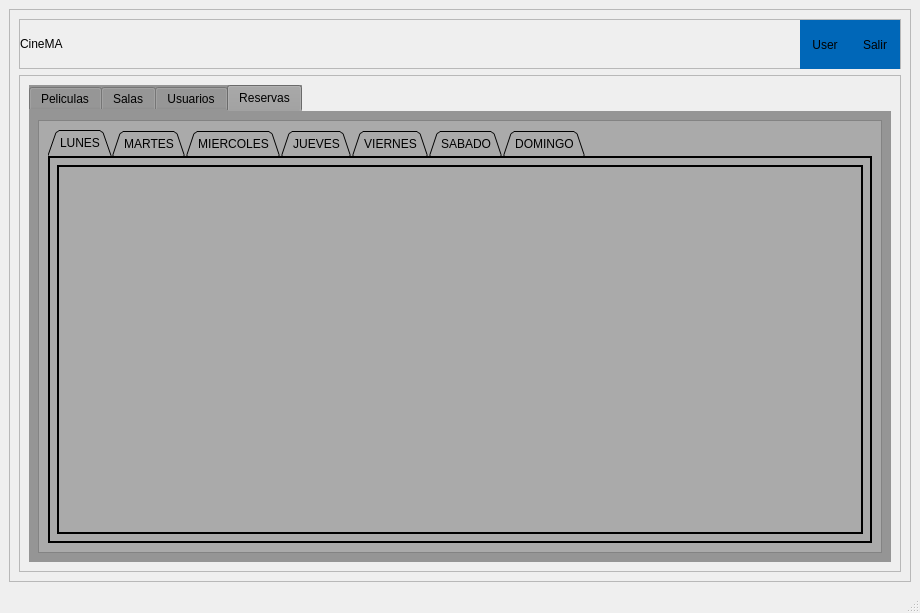
<?xml version="1.0" encoding="UTF-8"?>
<ui version="4.0">
 <class>AdminWindow</class>
 <widget class="QMainWindow" name="AdminWindow">
  <property name="geometry">
   <rect>
    <x>0</x>
    <y>0</y>
    <width>920</width>
    <height>613</height>
   </rect>
  </property>
  <property name="windowTitle">
   <string>Menu</string>
  </property>
  <property name="styleSheet">
   <string notr="true"/>
  </property>
  <widget class="QWidget" name="centralwidget">
   <layout class="QVBoxLayout" name="verticalLayout_3">
    <item>
     <widget class="QFrame" name="frame_6">
      <property name="styleSheet">
       <string notr="true">
border-image: url(:/img/img/fondo2.webp);</string>
      </property>
      <property name="frameShape">
       <enum>QFrame::StyledPanel</enum>
      </property>
      <property name="frameShadow">
       <enum>QFrame::Raised</enum>
      </property>
      <layout class="QVBoxLayout" name="verticalLayout">
       <item>
        <widget class="QFrame" name="frame">
         <property name="minimumSize">
          <size>
           <width>0</width>
           <height>50</height>
          </size>
         </property>
         <property name="maximumSize">
          <size>
           <width>16777215</width>
           <height>50</height>
          </size>
         </property>
         <property name="styleSheet">
          <string notr="true">border-image: url(:/img/img/transparente.png);
</string>
         </property>
         <property name="frameShape">
          <enum>QFrame::StyledPanel</enum>
         </property>
         <property name="frameShadow">
          <enum>QFrame::Raised</enum>
         </property>
         <layout class="QHBoxLayout" name="horizontalLayout_2">
          <property name="spacing">
           <number>0</number>
          </property>
          <property name="leftMargin">
           <number>0</number>
          </property>
          <property name="topMargin">
           <number>0</number>
          </property>
          <property name="rightMargin">
           <number>0</number>
          </property>
          <property name="bottomMargin">
           <number>0</number>
          </property>
          <item>
           <layout class="QHBoxLayout" name="horizontalLayout">
            <item>
             <widget class="QLabel" name="label">
              <property name="text">
               <string>CineMA</string>
              </property>
             </widget>
            </item>
            <item>
             <spacer name="horizontalSpacer">
              <property name="orientation">
               <enum>Qt::Horizontal</enum>
              </property>
              <property name="sizeHint" stdset="0">
               <size>
                <width>348</width>
                <height>20</height>
               </size>
              </property>
             </spacer>
            </item>
            <item>
             <widget class="QPushButton" name="userbutton">
              <property name="minimumSize">
               <size>
                <width>50</width>
                <height>50</height>
               </size>
              </property>
              <property name="maximumSize">
               <size>
                <width>50</width>
                <height>50</height>
               </size>
              </property>
              <property name="mouseTracking">
               <bool>false</bool>
              </property>
              <property name="styleSheet">
               <string notr="true">#userbutton{
	alternate-background-color: rgb(16, 88, 255);
background-color:qlineargradient(spread:pad, x1:1, y1:1, x2:1, y2:1, stop:1 rgb(0, 103, 184));
border: 1px solid rgb(0, 103, 184);
}
#userbutton:hover{
	alternate-background-color: rgb(16, 88, 255);
background-color:qlineargradient(spread:pad, x1:1, y1:1, x2:1, y2:1, stop:1 rgb(0, 50, 184));
border: 1px solid rgb(0, 103, 184);
}


</string>
              </property>
              <property name="text">
               <string>User</string>
              </property>
             </widget>
            </item>
            <item>
             <widget class="QPushButton" name="options">
              <property name="minimumSize">
               <size>
                <width>50</width>
                <height>50</height>
               </size>
              </property>
              <property name="mouseTracking">
               <bool>false</bool>
              </property>
              <property name="styleSheet">
               <string notr="true">#options{
	alternate-background-color: rgb(16, 88, 255);
background-color:qlineargradient(spread:pad, x1:1, y1:1, x2:1, y2:1, stop:1 rgb(0, 103, 184));
border: 1px solid rgb(0, 103, 184);
}
#options:hover{
	alternate-background-color: rgb(16, 88, 255);
background-color:qlineargradient(spread:pad, x1:1, y1:1, x2:1, y2:1, stop:1 rgb(0, 50, 184));
border: 1px solid rgb(0, 103, 184);
}

</string>
              </property>
              <property name="text">
               <string>Salir</string>
              </property>
             </widget>
            </item>
           </layout>
          </item>
         </layout>
        </widget>
       </item>
       <item>
        <layout class="QHBoxLayout" name="horizontalLayout_3">
         <item>
          <widget class="QFrame" name="frame_2">
           <property name="minimumSize">
            <size>
             <width>100</width>
             <height>0</height>
            </size>
           </property>
           <property name="styleSheet">
            <string notr="true">border-image: url(:/img/img/transparente.png);</string>
           </property>
           <property name="frameShape">
            <enum>QFrame::StyledPanel</enum>
           </property>
           <property name="frameShadow">
            <enum>QFrame::Raised</enum>
           </property>
           <layout class="QVBoxLayout" name="verticalLayout_2">
            <item>
             <widget class="QTabWidget" name="tabWidget">
              <property name="styleSheet">
               <string notr="true">background-color: rgb(149, 149, 149);
border-color: rgb(120, 120, 120);</string>
              </property>
              <property name="currentIndex">
               <number>3</number>
              </property>
              <widget class="QWidget" name="tab">
               <property name="styleSheet">
                <string notr="true">background-image: url(:/img/img/transparente.png);
</string>
               </property>
               <attribute name="title">
                <string>Peliculas</string>
               </attribute>
               <layout class="QHBoxLayout" name="horizontalLayout_4">
                <item>
                 <widget class="QScrollArea" name="scrollArea">
                  <property name="widgetResizable">
                   <bool>true</bool>
                  </property>
                  <widget class="QWidget" name="PeliContents">
                   <property name="geometry">
                    <rect>
                     <x>0</x>
                     <y>0</y>
                     <width>740</width>
                     <height>436</height>
                    </rect>
                   </property>
                   <layout class="QVBoxLayout" name="verticalLayout_4">
                    <item>
                     <widget class="QTableView" name="pelitable">
                      <property name="sizePolicy">
                       <sizepolicy hsizetype="Expanding" vsizetype="Expanding">
                        <horstretch>0</horstretch>
                        <verstretch>0</verstretch>
                       </sizepolicy>
                      </property>
                      <property name="styleSheet">
                       <string notr="true">border-image: url(:/img/img/transparente.png);</string>
                      </property>
                     </widget>
                    </item>
                   </layout>
                  </widget>
                 </widget>
                </item>
                <item>
                 <widget class="QFrame" name="frame_3">
                  <property name="minimumSize">
                   <size>
                    <width>100</width>
                    <height>0</height>
                   </size>
                  </property>
                  <property name="styleSheet">
                   <string notr="true">background-color: rgb(23, 255, 255)</string>
                  </property>
                  <property name="frameShape">
                   <enum>QFrame::StyledPanel</enum>
                  </property>
                  <property name="frameShadow">
                   <enum>QFrame::Raised</enum>
                  </property>
                  <widget class="QPushButton" name="pushButton">
                   <property name="geometry">
                    <rect>
                     <x>10</x>
                     <y>10</y>
                     <width>75</width>
                     <height>40</height>
                    </rect>
                   </property>
                   <property name="minimumSize">
                    <size>
                     <width>0</width>
                     <height>30</height>
                    </size>
                   </property>
                   <property name="maximumSize">
                    <size>
                     <width>16777215</width>
                     <height>40</height>
                    </size>
                   </property>
                   <property name="styleSheet">
                    <string notr="true">background-color: rgb(255, 232, 162);</string>
                   </property>
                   <property name="text">
                    <string>Agregar 
Pelicula</string>
                   </property>
                  </widget>
                  <widget class="QPushButton" name="pushButton_2">
                   <property name="geometry">
                    <rect>
                     <x>10</x>
                     <y>110</y>
                     <width>75</width>
                     <height>40</height>
                    </rect>
                   </property>
                   <property name="minimumSize">
                    <size>
                     <width>0</width>
                     <height>30</height>
                    </size>
                   </property>
                   <property name="maximumSize">
                    <size>
                     <width>16777215</width>
                     <height>40</height>
                    </size>
                   </property>
                   <property name="styleSheet">
                    <string notr="true">background-color: rgb(255, 232, 162);</string>
                   </property>
                   <property name="text">
                    <string>Ver 
Idiomas</string>
                   </property>
                  </widget>
                  <widget class="QPushButton" name="pushButton_3">
                   <property name="geometry">
                    <rect>
                     <x>10</x>
                     <y>60</y>
                     <width>75</width>
                     <height>40</height>
                    </rect>
                   </property>
                   <property name="minimumSize">
                    <size>
                     <width>0</width>
                     <height>30</height>
                    </size>
                   </property>
                   <property name="maximumSize">
                    <size>
                     <width>16777215</width>
                     <height>40</height>
                    </size>
                   </property>
                   <property name="styleSheet">
                    <string notr="true">background-color: rgb(255, 232, 162);</string>
                   </property>
                   <property name="text">
                    <string>Ver 
generos</string>
                   </property>
                  </widget>
                  <widget class="QLabel" name="label_2">
                   <property name="geometry">
                    <rect>
                     <x>20</x>
                     <y>240</y>
                     <width>61</width>
                     <height>61</height>
                    </rect>
                   </property>
                   <property name="text">
                    <string>Doble click 
para editar</string>
                   </property>
                  </widget>
                 </widget>
                </item>
               </layout>
              </widget>
              <widget class="QWidget" name="tab_3">
               <attribute name="title">
                <string>Salas</string>
               </attribute>
               <layout class="QHBoxLayout" name="horizontalLayout_5">
                <item>
                 <widget class="QScrollArea" name="scrollArea_2">
                  <property name="styleSheet">
                   <string notr="true">background-color: rgb(170, 170, 170);</string>
                  </property>
                  <property name="widgetResizable">
                   <bool>true</bool>
                  </property>
                  <widget class="QWidget" name="scrollAreaWidgetContents">
                   <property name="geometry">
                    <rect>
                     <x>0</x>
                     <y>0</y>
                     <width>740</width>
                     <height>436</height>
                    </rect>
                   </property>
                   <layout class="QVBoxLayout" name="verticalLayout_5">
                    <item>
                     <widget class="QListWidget" name="listSala">
                      <property name="styleSheet">
                       <string notr="true">background-color: rgb(170, 170, 170);</string>
                      </property>
                     </widget>
                    </item>
                   </layout>
                  </widget>
                 </widget>
                </item>
                <item>
                 <widget class="QFrame" name="frame_4">
                  <property name="minimumSize">
                   <size>
                    <width>100</width>
                    <height>0</height>
                   </size>
                  </property>
                  <property name="styleSheet">
                   <string notr="true">background-color: rgb(23, 255, 255)</string>
                  </property>
                  <property name="frameShape">
                   <enum>QFrame::StyledPanel</enum>
                  </property>
                  <property name="frameShadow">
                   <enum>QFrame::Raised</enum>
                  </property>
                  <widget class="QPushButton" name="pushButton_4">
                   <property name="geometry">
                    <rect>
                     <x>10</x>
                     <y>20</y>
                     <width>75</width>
                     <height>30</height>
                    </rect>
                   </property>
                   <property name="minimumSize">
                    <size>
                     <width>0</width>
                     <height>30</height>
                    </size>
                   </property>
                   <property name="styleSheet">
                    <string notr="true">background-color: rgb(255, 232, 162);</string>
                   </property>
                   <property name="text">
                    <string>Agregar</string>
                   </property>
                  </widget>
                  <widget class="QLabel" name="label_3">
                   <property name="geometry">
                    <rect>
                     <x>20</x>
                     <y>220</y>
                     <width>61</width>
                     <height>61</height>
                    </rect>
                   </property>
                   <property name="text">
                    <string>Click 
para editar</string>
                   </property>
                  </widget>
                 </widget>
                </item>
               </layout>
              </widget>
              <widget class="QWidget" name="tab_2">
               <attribute name="title">
                <string>Usuarios</string>
               </attribute>
               <layout class="QHBoxLayout" name="horizontalLayout_6">
                <item>
                 <widget class="QScrollArea" name="scrollArea_3">
                  <property name="widgetResizable">
                   <bool>true</bool>
                  </property>
                  <widget class="QWidget" name="scrollAreaWidgetContents_2">
                   <property name="geometry">
                    <rect>
                     <x>0</x>
                     <y>0</y>
                     <width>846</width>
                     <height>436</height>
                    </rect>
                   </property>
                   <layout class="QHBoxLayout" name="horizontalLayout_9">
                    <item>
                     <widget class="QTableView" name="tableUser">
                      <property name="styleSheet">
                       <string notr="true">background-color: rgb(170, 170, 170);</string>
                      </property>
                     </widget>
                    </item>
                    <item>
                     <widget class="QFrame" name="frame_5">
                      <property name="minimumSize">
                       <size>
                        <width>100</width>
                        <height>0</height>
                       </size>
                      </property>
                      <property name="styleSheet">
                       <string notr="true">background-color: rgb(23, 255, 255)</string>
                      </property>
                      <property name="frameShape">
                       <enum>QFrame::StyledPanel</enum>
                      </property>
                      <property name="frameShadow">
                       <enum>QFrame::Raised</enum>
                      </property>
                      <widget class="QPushButton" name="pushNewUser">
                       <property name="geometry">
                        <rect>
                         <x>10</x>
                         <y>40</y>
                         <width>75</width>
                         <height>41</height>
                        </rect>
                       </property>
                       <property name="styleSheet">
                        <string notr="true">background-color: rgb(255, 232, 162);</string>
                       </property>
                       <property name="text">
                        <string>Nuevo
 Ususario</string>
                       </property>
                      </widget>
                      <widget class="QPushButton" name="pushDelUser">
                       <property name="geometry">
                        <rect>
                         <x>10</x>
                         <y>90</y>
                         <width>75</width>
                         <height>41</height>
                        </rect>
                       </property>
                       <property name="styleSheet">
                        <string notr="true">background-color: rgb(255, 232, 162);</string>
                       </property>
                       <property name="text">
                        <string>Eliminar 
 Usuario</string>
                       </property>
                      </widget>
                      <widget class="QPushButton" name="pushUpdate">
                       <property name="geometry">
                        <rect>
                         <x>10</x>
                         <y>140</y>
                         <width>75</width>
                         <height>41</height>
                        </rect>
                       </property>
                       <property name="styleSheet">
                        <string notr="true">background-color: rgb(255, 232, 162);</string>
                       </property>
                       <property name="text">
                        <string>Actualizar
Tabla</string>
                       </property>
                      </widget>
                     </widget>
                    </item>
                   </layout>
                  </widget>
                 </widget>
                </item>
               </layout>
              </widget>
              <widget class="QWidget" name="tab_4">
               <attribute name="title">
                <string>Reservas</string>
               </attribute>
               <layout class="QHBoxLayout" name="horizontalLayout_7">
                <item>
                 <widget class="QScrollArea" name="scrollArea_4">
                  <property name="styleSheet">
                   <string notr="true">background-color: rgb(170, 170, 170);</string>
                  </property>
                  <property name="widgetResizable">
                   <bool>true</bool>
                  </property>
                  <widget class="QWidget" name="scrollReservas">
                   <property name="geometry">
                    <rect>
                     <x>0</x>
                     <y>0</y>
                     <width>846</width>
                     <height>436</height>
                    </rect>
                   </property>
                   <layout class="QHBoxLayout" name="horizontalLayout_10">
                    <item>
                     <widget class="QTabWidget" name="tabWidget_2">
                      <property name="layoutDirection">
                       <enum>Qt::LeftToRight</enum>
                      </property>
                      <property name="autoFillBackground">
                       <bool>false</bool>
                      </property>
                      <property name="styleSheet">
                       <string notr="true"/>
                      </property>
                      <property name="tabPosition">
                       <enum>QTabWidget::North</enum>
                      </property>
                      <property name="tabShape">
                       <enum>QTabWidget::Triangular</enum>
                      </property>
                      <property name="currentIndex">
                       <number>0</number>
                      </property>
                      <property name="elideMode">
                       <enum>Qt::ElideNone</enum>
                      </property>
                      <property name="usesScrollButtons">
                       <bool>true</bool>
                      </property>
                      <property name="documentMode">
                       <bool>false</bool>
                      </property>
                      <property name="tabsClosable">
                       <bool>false</bool>
                      </property>
                      <property name="movable">
                       <bool>false</bool>
                      </property>
                      <property name="tabBarAutoHide">
                       <bool>false</bool>
                      </property>
                      <widget class="QWidget" name="lunes">
                       <property name="styleSheet">
                        <string notr="true">border: 2px solid rgb(0, 0, 0)</string>
                       </property>
                       <attribute name="title">
                        <string>LUNES</string>
                       </attribute>
                       <layout class="QHBoxLayout" name="horizontalLayout_11">
                        <item>
                         <widget class="QTableView" name="tablelunes">
                          <property name="styleSheet">
                           <string notr="true">background-color: rgb(170, 170, 170);</string>
                          </property>
                         </widget>
                        </item>
                       </layout>
                      </widget>
                      <widget class="QWidget" name="martes">
                       <property name="styleSheet">
                        <string notr="true">border: 2px solid rgb(0, 0, 0)</string>
                       </property>
                       <attribute name="title">
                        <string>MARTES</string>
                       </attribute>
                       <layout class="QHBoxLayout" name="horizontalLayout_12">
                        <item>
                         <widget class="QTableView" name="tablemartes">
                          <property name="styleSheet">
                           <string notr="true">background-color: rgb(170, 170, 170);</string>
                          </property>
                         </widget>
                        </item>
                       </layout>
                      </widget>
                      <widget class="QWidget" name="miercoles">
                       <property name="styleSheet">
                        <string notr="true">border: 2px solid rgb(0, 0, 0)</string>
                       </property>
                       <attribute name="title">
                        <string>MIERCOLES</string>
                       </attribute>
                       <layout class="QHBoxLayout" name="horizontalLayout_13">
                        <item>
                         <widget class="QTableView" name="tablemiercoles">
                          <property name="styleSheet">
                           <string notr="true">background-color: rgb(170, 170, 170);</string>
                          </property>
                         </widget>
                        </item>
                       </layout>
                      </widget>
                      <widget class="QWidget" name="jueves">
                       <property name="styleSheet">
                        <string notr="true">border: 2px solid rgb(0, 0, 0)</string>
                       </property>
                       <attribute name="title">
                        <string>JUEVES</string>
                       </attribute>
                       <layout class="QHBoxLayout" name="horizontalLayout_14">
                        <item>
                         <widget class="QTableView" name="tablejueves">
                          <property name="styleSheet">
                           <string notr="true">background-color: rgb(170, 170, 170);</string>
                          </property>
                         </widget>
                        </item>
                       </layout>
                      </widget>
                      <widget class="QWidget" name="viernes">
                       <property name="styleSheet">
                        <string notr="true">border: 2px solid rgb(0, 0, 0)</string>
                       </property>
                       <attribute name="title">
                        <string>VIERNES</string>
                       </attribute>
                       <layout class="QHBoxLayout" name="horizontalLayout_15">
                        <item>
                         <widget class="QTableView" name="tableviernes">
                          <property name="styleSheet">
                           <string notr="true">background-color: rgb(170, 170, 170);</string>
                          </property>
                         </widget>
                        </item>
                       </layout>
                      </widget>
                      <widget class="QWidget" name="sabado">
                       <property name="styleSheet">
                        <string notr="true">border: 2px solid rgb(0, 0, 0)</string>
                       </property>
                       <attribute name="title">
                        <string>SABADO</string>
                       </attribute>
                       <layout class="QHBoxLayout" name="horizontalLayout_16">
                        <item>
                         <widget class="QTableView" name="tablesabado">
                          <property name="styleSheet">
                           <string notr="true">background-color: rgb(170, 170, 170);</string>
                          </property>
                         </widget>
                        </item>
                       </layout>
                      </widget>
                      <widget class="QWidget" name="domingo">
                       <property name="styleSheet">
                        <string notr="true">border: 2px solid rgb(0, 0, 0)</string>
                       </property>
                       <attribute name="title">
                        <string>DOMINGO</string>
                       </attribute>
                       <layout class="QHBoxLayout" name="horizontalLayout_17">
                        <item>
                         <widget class="QTableView" name="tabledomingo">
                          <property name="styleSheet">
                           <string notr="true">background-color: rgb(170, 170, 170);</string>
                          </property>
                         </widget>
                        </item>
                       </layout>
                      </widget>
                     </widget>
                    </item>
                   </layout>
                  </widget>
                 </widget>
                </item>
               </layout>
              </widget>
             </widget>
            </item>
           </layout>
          </widget>
         </item>
        </layout>
       </item>
      </layout>
     </widget>
    </item>
   </layout>
  </widget>
  <widget class="QStatusBar" name="statusbar"/>
 </widget>
 <resources/>
 <connections/>
</ui>
